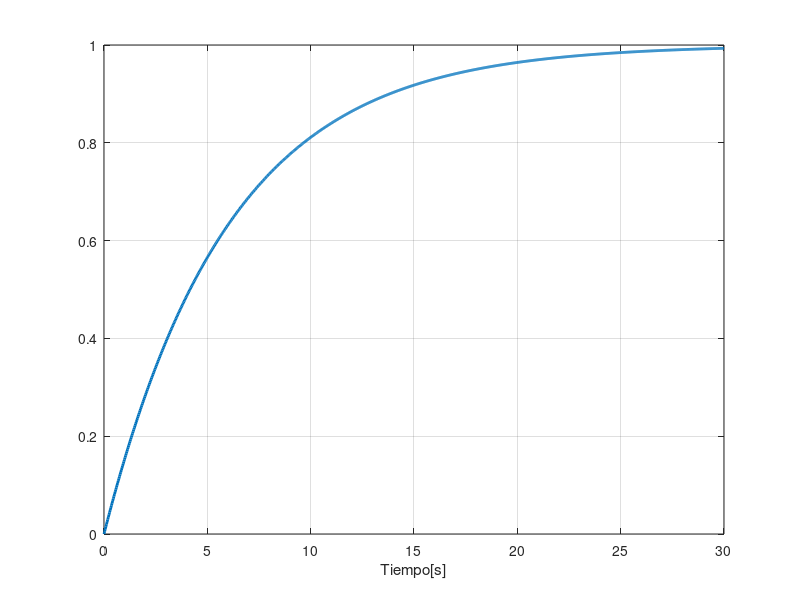

Reproduce this figure in MATLAB. (Note: this script raises an error after producing the figure.)
%Ejercicio de Caudal clase 04/09

clear; clc; close all;

pkg load control

K=1;
B=1;

qe0=1;
qs0=1;

tau=6*K/(B^6)

fprintf('\n---------------------------\n')
fprintf('MODELO LINEALIZADO DEL DEPOSITO CONICO\n')
fprintf('K=%4f\n',K)
fprintf('K=%4f\n',B)
fprintf('tau=6*K/B^6=%4f s\n',tau)

num=B^6;
den=[6*K B^6];
M=tf(num,den)

fprintf('Polo y ganancia estatica')
polo=pole(M)
ganancia=dcgain(M)

if all( polo<0)
  disp('Estable');
else
  disp('Inestable');
 end
t_final=5*tau
t=linspace(0,t_final,1000);
[dqs,t]=step(M,t);

figure(1);
plot(t,dqs,'LineWidth',2)
grid on
xlabel("Tiempo[s]");
yLabel("Delta q_s")
title("Respuesa de incremento de caudal de salida");
hold on;
plot(t, ones(size(t)),'--','LineWidth',1.2);
